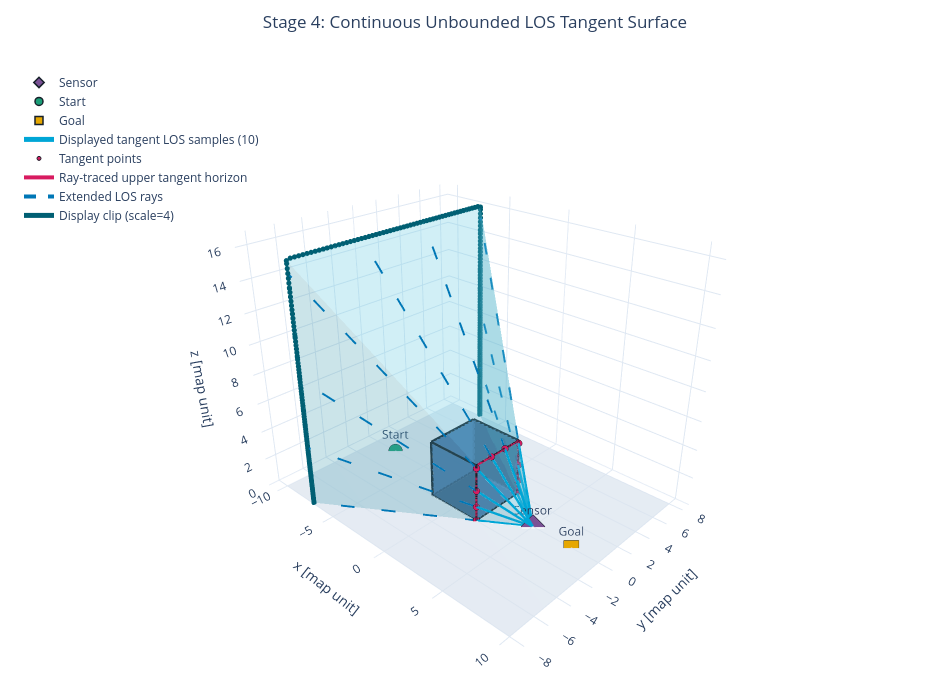

Notebook source saved alongside this figure:
### Markdown cell above
### Stage 4 interactive visual confirmation

The translucent cyan geometry is a dense display mesh of the continuous unbounded surface. Only ten cyan/blue ray lines are drawn as visual samples. The dark outer line is the finite Plotly clip and is not a physical surface boundary.

### Code cell
stage_04_figure = plot_los_tangent_surface(
    terrain_map,
    mission_points,
    los_tangent_surface,
    visualization_rays,
)
stage_04_figure.show()

### Figure 1 — Plotly figure (JSON) as saved in the notebook; plotly's stock layout.template omitted (floating-point values rounded to 4 significant figures; data arrays with more than 128 entries replaced by an {"elided": "..."} marker saying what was removed)
{"data": [{"color": "#d9e2ec", "flatshading": true, "hovertemplate": "Ground plane<br>x=%{x:.2f} map unit<br>y=%{y:.2f} map unit<br>z=%{z:.2f} map unit<extra></extra>", "i": [0, 0], "j": [1, 2], "k": [2, 3], "name": "Ground plane", "opacity": 0.72, "type": "mesh3d", "x": [-10.0, 10.0, 10.0, -10.0], "y": [-8.0, -8.0, 8.0, 8.0], "z": [0.0, 0.0, 0.0, 0.0]}, {"color": "#4c78a8", "flatshading": true, "hovertemplate": "Obstacle terrain<br>x=%{x:.2f} map unit<br>y=%{y:.2f} map unit<br>z=%{z:.2f} map unit<extra></extra>", "i": [0, 0, 4, 4, 0, 0, 1, 1, 2, 2, 3, 3], "j": [2, 3, 5, 6, 1, 5, 2, 6, 3, 7, 0, 4], "k": [1, 2, 6, 7, 5, 4, 6, 5, 7, 6, 4, 7], "name": "Obstacle terrain", "opacity": 0.9, "type": "mesh3d", "x": [-2.0, 2.0, 2.0, -2.0, -2.0, 2.0, 2.0, -2.0], "y": [-2.0, -2.0, 2.0, 2.0, -2.0, -2.0, 2.0, 2.0], "z": [0.0, 0.0, 0.0, 0.0, 4.0, 4.0, 4.0, 4.0]}, {"hoverinfo": "skip", "line": {"color": "#17202a", "width": 5}, "mode": "lines", "name": "Terrain edges", "showlegend": false, "type": "scatter3d", "x": [-2, 2, null, 2, 2, null, 2, -2, null, -2, -2, null, -2, 2, null, 2, 2, null, 2, -2, null, -2, -2, null, -2, -2, null, 2, 2, null, 2, 2, null, -2, -2, null], "y": [-2, -2, null, -2, 2, null, 2, 2, null, 2, -2, null, -2, -2, null, -2, 2, null, 2, 2, null, 2, -2, null, -2, -2, null, -2, -2, null, 2, 2, null, 2, 2, null], "z": [0, 0, null, 0, 0, null, 0, 0, null, 0, 0, null, 4, 4, null, 4, 4, null, 4, 4, null, 4, 4, null, 0, 4, null, 0, 4, null, 0, 4, null, 0, 4, null]}, {"hovertemplate": "Sensor<br>x=%{x:.2f} map unit<br>y=%{y:.2f} map unit<br>z=%{z:.2f} map unit<extra></extra>", "marker": {"color": "#7a5195", "line": {"color": "#17202a", "width": 1.5}, "size": 8, "symbol": "diamond"}, "mode": "markers+text", "name": "Sensor", "text": ["Sensor"], "textposition": "top center", "type": "scatter3d", "x": [5], "y": [0], "z": [0]}, {"hovertemplate": "Start<br>x=%{x:.2f} map unit<br>y=%{y:.2f} map unit<br>z=%{z:.2f} map unit<extra></extra>", "marker": {"color": "#1b9e77", "line": {"color": "#17202a", "width": 1.5}, "size": 8, "symbol": "circle"}, "mode": "markers+text", "name": "Start", "text": ["Start"], "textposition": "top center", "type": "scatter3d", "x": [-8], "y": [0], "z": [0]}, {"hovertemplate": "Goal<br>x=%{x:.2f} map unit<br>y=%{y:.2f} map unit<br>z=%{z:.2f} map unit<extra></extra>", "marker": {"color": "#e6a700", "line": {"color": "#17202a", "width": 1.5}, "size": 8, "symbol": "square"}, "mode": "markers+text", "name": "Goal", "text": ["Goal"], "textposition": "top center", "type": "scatter3d", "x": [8], "y": [0], "z": [0]}, {"hoverinfo": "skip", "line": {"color": "#00a6d6", "width": 5}, "mode": "lines", "name": "Displayed tangent LOS samples (10)", "type": "scatter3d", "x": [5, 2, null, 5, 2, null, 5, 2.0, null, 5, 2, null, 5, 2, null, 5, 2, null, 5, 2, null, 5, 2, null, 5, 2, null, 5, 2, null], "y": [0, 2.0, null, 0, 2.0, null, 0, 2.0, null, 0, 2.0, null, 0, 0.644, null, 0, -0.644, null, 0, -2.0, null, 0, -2.0, null, 0, -2.0, null, 0, -2.0, null], "z": [0, 0.02618, null, 0, 1.034, null, 0, 2.198, null, 0, 3.799, null, 0, 4.0, null, 0, 4.0, null, 0, 3.799, null, 0, 2.198, null, 0, 1.034, null, 0, 0.02618, null]}, {"hovertemplate": "Tangent point<br>x=%{x:.3f} map unit<br>y=%{y:.3f} map unit<br>z=%{z:.3f} map unit<extra></extra>", "marker": {"color": "#d81b60", "line": {"color": "#17202a", "width": 1}, "size": 4, "symbol": "circle"}, "mode": "markers", "name": "Tangent points", "type": "scatter3d", "x": [2.0, 2.0, 2.0, 2.0, 2.0, 2.0, 2.0, 2.0, 2.0, 2.0], "y": [2.0, 2.0, 2.0, 2.0, 0.644, -0.644, -2.0, -2.0, -2.0, -2.0], "z": [0.02618, 1.034, 2.198, 3.799, 4.0, 4.0, 3.799, 2.198, 1.034, 0.02618]}, {"hoverinfo": "skip", "line": {"color": "#d81b60", "width": 4}, "mode": "lines", "name": "Ray-traced upper tangent horizon", "type": "scatter3d", "x": {"elided": "255 float values"}, "y": {"elided": "255 float values"}, "z": {"elided": "255 float values"}}, {"color": "#58c4dd", "flatshading": true, "hovertemplate": "LOS tangent surface (254 panels)<br>x=%{x:.2f} map unit<br>y=%{y:.2f} map unit<br>z=%{z:.2f} map unit<extra></extra>", "i": {"elided": "254 int values"}, "j": {"elided": "254 int values"}, "k": {"elided": "254 int values"}, "name": "LOS tangent surface (254 panels)", "opacity": 0.28, "type": "mesh3d", "x": {"elided": "256 float values"}, "y": {"elided": "256 float values"}, "z": {"elided": "256 float values"}}, {"hoverinfo": "skip", "line": {"color": "#0077b6", "dash": "dash", "width": 4}, "mode": "lines", "name": "Extended LOS rays", "type": "scatter3d", "x": [2, -7, null, 2, -7, null, 2.0, -7.0, null, 2, -7, null, 2, -7, null, 2, -7, null, 2, -7, null, 2, -7, null, 2, -7, null, 2, -7, null], "y": [2.0, 8.0, null, 2.0, 8.0, null, 2.0, 8.0, null, 2.0, 8.0, null, 0.644, 2.576, null, -0.644, -2.576, null, -2.0, -8.0, null, -2.0, -8.0, null, -2.0, -8.0, null, -2.0, -8.0, null], "z": [0.02618, 0.1047, null, 1.034, 4.136, null, 2.198, 8.793, null, 3.799, 15.2, null, 4.0, 16.0, null, 4.0, 16.0, null, 3.799, 15.2, null, 2.198, 8.793, null, 1.034, 4.136, null, 0.02618, 0.1047, null]}, {"hovertemplate": "Display clip<br>x=%{x:.3f} map unit<br>y=%{y:.3f} map unit<br>z=%{z:.3f} map unit<extra></extra>", "line": {"color": "#005f73", "width": 5}, "marker": {"color": "#005f73", "size": 3}, "mode": "lines+markers", "name": "Display clip (scale=4)", "type": "scatter3d", "x": {"elided": "255 float values"}, "y": {"elided": "255 float values"}, "z": {"elided": "255 float values"}}], "layout": {"height": 700, "legend": {"x": 0.02, "y": 0.98}, "margin": {"b": 0, "l": 0, "r": 0, "t": 55}, "scene": {"aspectmode": "data", "camera": {"eye": {"x": 1.55, "y": -1.65, "z": 1.15}, "up": {"x": 0, "y": 0, "z": 1}}, "xaxis": {"range": [-11, 11], "showspikes": false, "title": {"text": "x [map unit]"}}, "yaxis": {"range": [-8.8, 8.8], "showspikes": false, "title": {"text": "y [map unit]"}}, "zaxis": {"range": [0, 16.8], "showspikes": false, "title": {"text": "z [map unit]"}}}, "title": {"text": "Stage 4: Continuous Unbounded LOS Tangent Surface", "x": 0.5}, "width": 950}}
